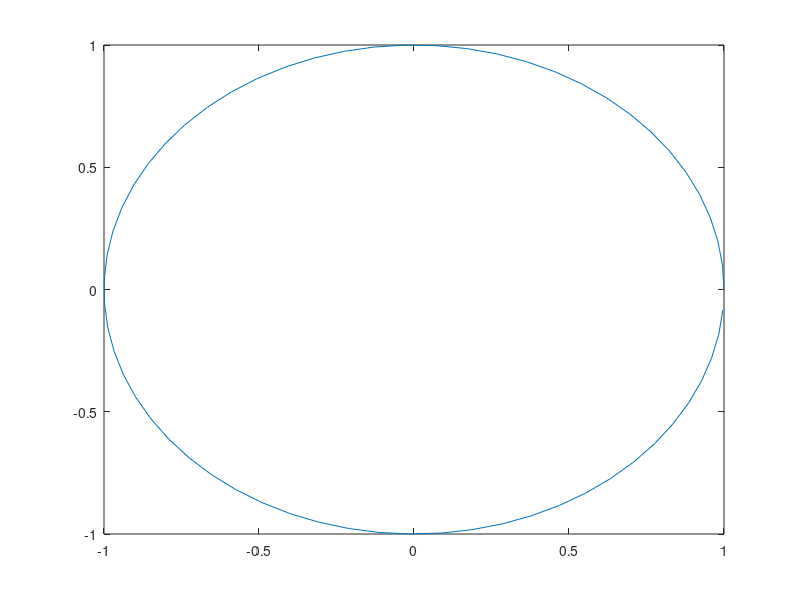

Reproduce this figure in MATLAB.
% Jorre Vedder S4379101
% Signal analysis and MATLAB Assigment2

%get rho valies and set model variables
rho = 0:0.1:2*pi
r = 1
x = 1:length(rho)
y = 1:length(rho)

%loop over rho values and calculate x and y coordinates for plot
for i = 1:length(rho)
    x(i) = r*cos(rho(i))
    y(i) = r*sin(rho(i))
end

%Plot x,y
plot(x,y)